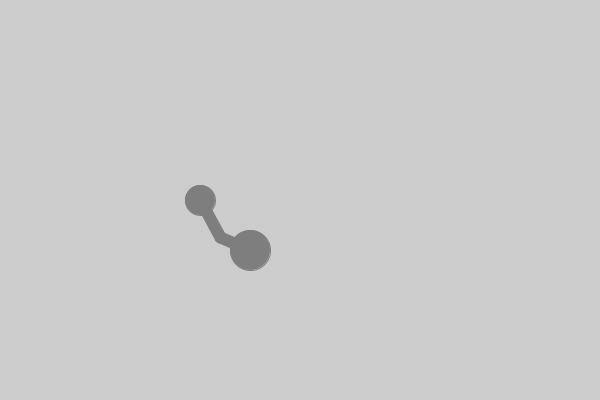
Frame 1 (no input)
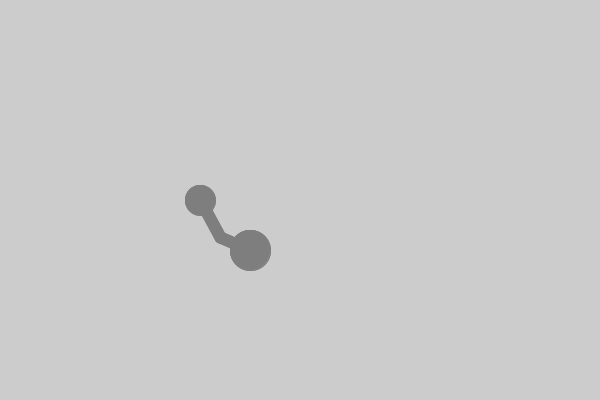
Frame 2 (the mouse pressed at the canvas centre, redrawn once)

The Processing sketch that drew these frames (run headless with seeded random() and noise(); the mouse was pressed at the canvas centre and the sketch redrawn once):

// Processing sketch: shapedrawer
// ── shapedrawer.pde


void setup(){
 size(600,400); 
 noLoop();
}

void draw(){
  rectMode(CORNERS);
  // hand
  stroke(126);
  fill(126);
  strokeWeight(1);
  ellipse(200,200,30,30);
  // arm
  strokeWeight(12);
  line(200,200,(200+250-10)/2,(200+250+25)/2);
  line((200+250-10)/2,(200+250+25)/2,250,250);
  strokeWeight(1);
  // body?
  ellipseMode(CENTER);
  ellipse(250,250,40,40);
  
}
